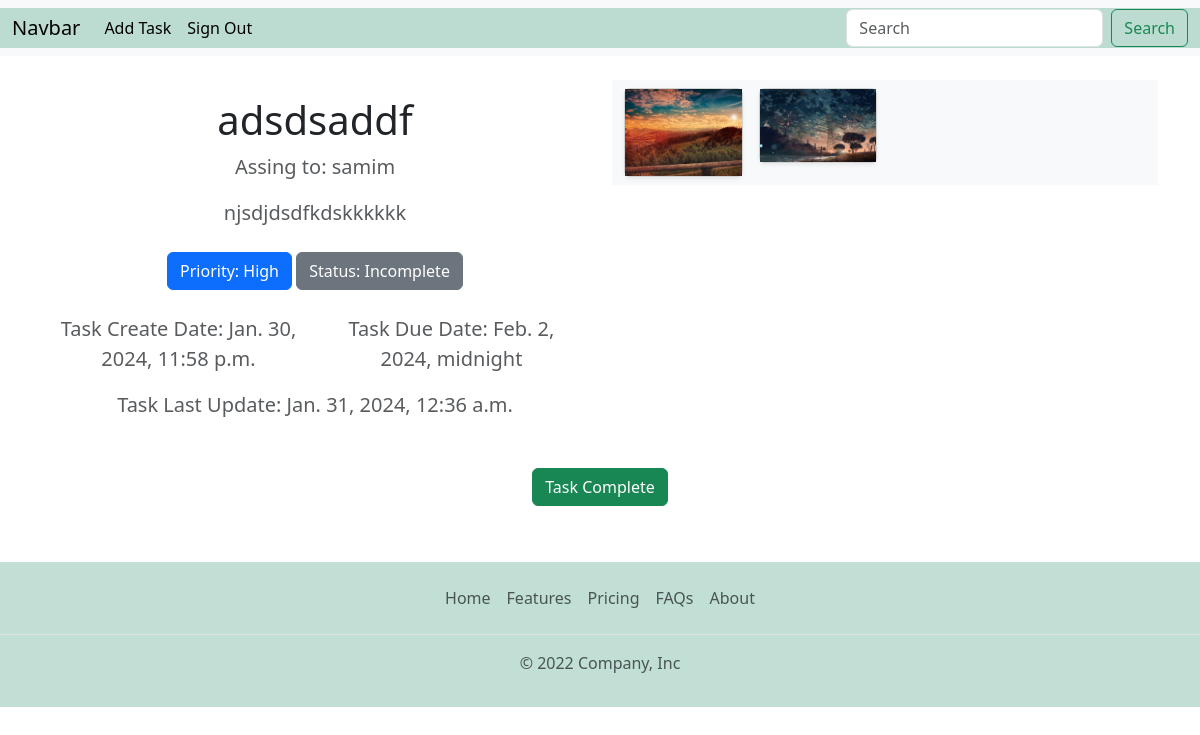
The page /task-view/7/ on the database its author committed.
### task/models.py (models this page shows, shortened)
class Task(models.Model):
    PRIORITY = (('Low', 'Low'),('Medium', 'Medium'),('High', 'High'),)
    assigned_to = models.ForeignKey(CustomUser, on_delete=models.CASCADE, null=True, blank=True)
    title = models.CharField(max_length=300)
    description = models.TextField()
    due_date =models.DateTimeField()
    priority = models.CharField(choices=PRIORITY, default='Medium', max_length=20)
    is_complete = models.BooleanField(default=False)
    created_date = models.DateTimeField(auto_now_add=True, editable=False,blank=True,null=True)
    completed_date = models.DateTimeField(auto_now_add=True,editable=False,blank=True,null=True)
    updated_date = models.DateTimeField(auto_now=True)

class Task_Image(models.Model):
    task = models.ForeignKey(Task,on_delete=models.CASCADE,related_name='image',blank=True,null=True)
    image= models.ImageField(upload_to='Task-Image')

### authentication/models.py (models this page shows)
class CustomUser(AbstractUser):
    USER_TYPE = (
        ('Admin','Admin'),('User','User'),('Staff','Staff'),
    )
    GENDER=(
        ('Male','Male'), ('Female','Female'),
    )
    BLOOD_GROUP=(
        ('A+','A+'),('A-','A-'),('AB+','AB+'),('AB-','AB-'),('B+','B+'),('B-','B-'),('O+','O+'),('O-','O-'),
    )
    phone_number= models.CharField(max_length=15,null=True,blank=True)
    date_of_birth = models.DateField(blank =True, null=True)
    address= models.CharField(max_length=200, null=True, blank=True)
    user_type= models.CharField(choices=USER_TYPE,max_length=30, null=True, blank=True)
    gender= models.CharField(choices=GENDER,max_length=10, null=True, blank=True)
    blood_group= models.CharField(choices=BLOOD_GROUP,max_length=5, null=True, blank=True)
    bio= models.CharField(max_length=300, null=True, blank=True)
    image= models.ImageField(upload_to='profile_pic',null=True, blank=True)
    otp = models.CharField(max_length=6, blank=True, null=True)
    def __str__(self):
        return self.username

### task/views.py (the view)
# urls.py: path('task-view/<int:id>/',task_view,name="task_view"),
def task_view(request,id):
    task_view = Task.objects.get(id=id)
    image = Task_Image.objects.filter(task=task_view)
    if request.method == 'POST':
        image = request.FILES.get('image')
        if image:
            task_image = Task_Image.objects.create(image=image,task=task_view)
            task_image.save()
        return redirect(request.META['HTTP_REFERER'])
    return render(request,'task/task_view.html',{'task_view':task_view, 'image':image})

### templates/task/task_view.html (shortened to what this page needs)
{% extends './base.html' %}
{% load static %}
{% block body %}
<br>
<main>
    <div class="row">
        <div class="col-6">
            <section class="py-2 text-center container">
                <div class="row py-lg-2">
                    <div class="col-lg-12 col-md-8 mx-auto">
                        <h1 class="fw-light">{{task_view.title}}</h1>
                        <p class="lead text-muted"><b>Assing to: {{task_view.assigned_to}}</b></p>
                        <p class="lead text-muted">{{task_view.description}}</p>
                        <p>
                            <a class="btn btn-primary my-2">Priority: {{task_view.priority}} </a>
                            {% if task_view.is_complete %}
                            <a class="btn btn-success my-2">Status: Complete </a>
                            {% else %}
                            <a class="btn btn-secondary my-2">Status:  Incomplete </a>
                            {% endif %}
                        </p>
                        <div class="row">
                            <div class="col-6">
                                <p class="lead text-muted">Task Create Date: {{task_view.created_date}} </p>
                            </div>
                            <div class="col-6">
                                <p class="lead text-muted">Task Due Date: {{task_view.due_date}} </p>
                            </div>
                        </div>
                        <div class="row">
                            <div class="col-12">
                                <p class="lead text-muted">Task Last Update: {{task_view.updated_date}} </p>
                            </div>
                        </div>
                    </div>
                </div>
            </section>
        </div>
        <div class="col-6">
            <div class="album py-2 bg-light">
                <div class="container">
                    <div class="row row-cols-1 row-cols-sm-2 row-cols-md-4 g-3">
                        {% if image  %}
                        {% for image in image %}
                        <div class="col">
                            <div class="card shadow-sm">
                                <img src="{{image.image.url}}" alt="" width="100%">
                            </div>
                        </div>
                        {% endfor %}
                        {% else %}
                        <p>No photos for this task yet.</p>
                        {% endif %}
                    </div>
                </div>
            </div>
        </div>
    </div>
    <section class="text-center container">
        <div class="row py-lg-2">
            <div class="col-lg-12 col-md-8 mx-auto">
                <p>
                    {% if task_view.is_complete != True %}
                    <a href="{% url 'task_submition' task_view.id %}" class="btn btn-success my-2">
                        Task Complete
                    </a>
                    {% else %}
                    <a class="btn btn-outline-success my-2"><b>
                        Congratulations! This task is complete. </b><i class="fa fa-check"></i>
                    </a>
                    {% endif %}
                </p>
            </div>
        </div>
    </section>
</main>
{% endblock body %}

### rows shown on the page
Task: title "adsdsaddf", assigned_to "samim", description "njsdjdsdfkdskkkkkk", priority "High", created_date "Jan. 30, 2024, 11:58 p.m.", due_date "Feb. 2, 2024, midnight", updated_date "Jan. 31, 2024, 12:36 a.m."
Task_Image: image (picture)
Task_Image: image (picture)
